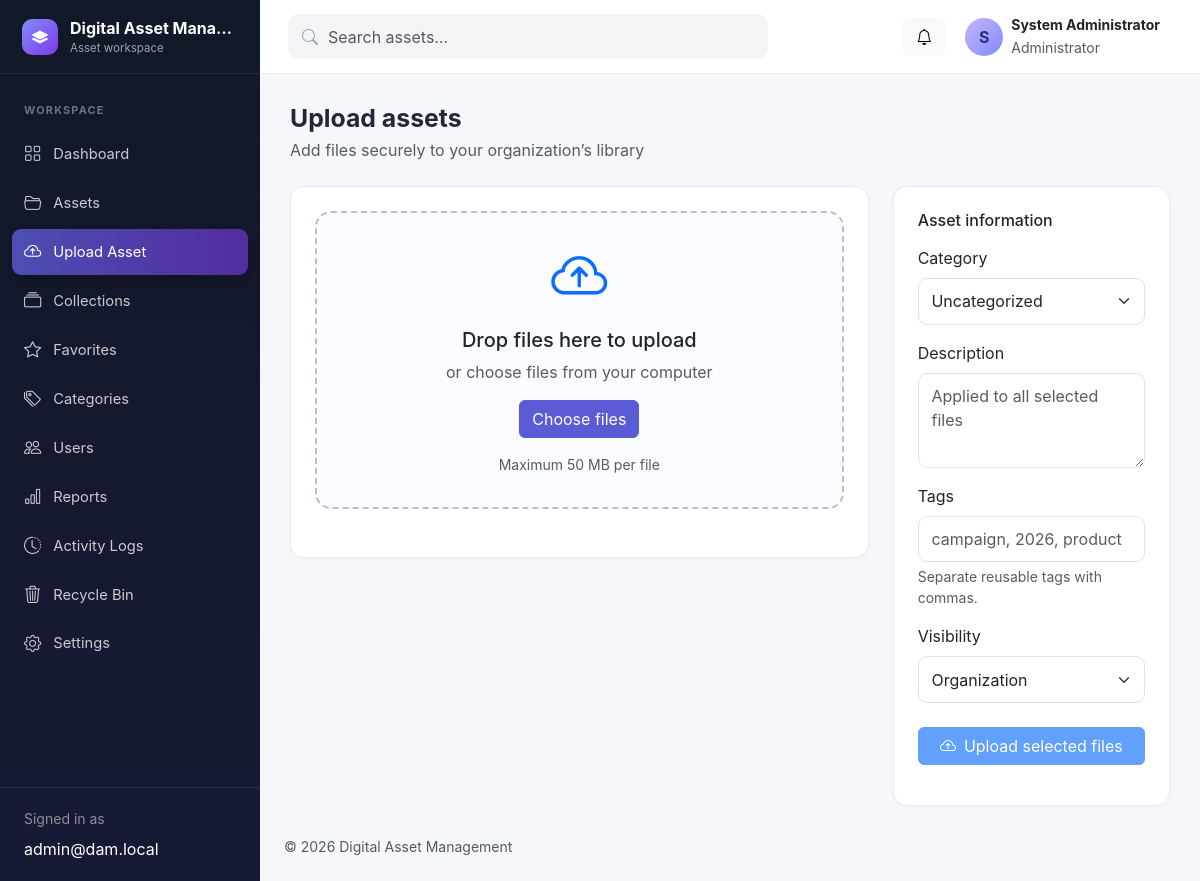
The app's page /upload.php (signed in) with its own data.
### tables this page shows
CREATE TABLE users (
  id INT UNSIGNED AUTO_INCREMENT PRIMARY KEY,
  role_id TINYINT UNSIGNED NOT NULL,
  name VARCHAR(120) NOT NULL,
  email VARCHAR(190) NOT NULL UNIQUE,
  password_hash VARCHAR(255) NOT NULL,
  profile_picture VARCHAR(255) NULL,
  status ENUM('active','disabled') NOT NULL DEFAULT 'active',
  last_login DATETIME NULL,
  failed_login_attempts SMALLINT UNSIGNED NOT NULL DEFAULT 0,
  locked_until DATETIME NULL,
  created_at TIMESTAMP DEFAULT CURRENT_TIMESTAMP,
  updated_at TIMESTAMP DEFAULT CURRENT_TIMESTAMP ON UPDATE CURRENT_TIMESTAMP,
  deleted_at DATETIME NULL,
  INDEX idx_users_role_status (role_id, status),
  CONSTRAINT fk_users_role FOREIGN KEY (role_id) REFERENCES roles(id)
);

CREATE TABLE roles (
  id TINYINT UNSIGNED AUTO_INCREMENT PRIMARY KEY,
  name VARCHAR(50) NOT NULL UNIQUE,
  description VARCHAR(255) NULL,
  created_at TIMESTAMP DEFAULT CURRENT_TIMESTAMP
);

### includes/functions.php (called while the page is built, shortened)
<?php
require_once __DIR__ . '/../config/database.php';
function e(mixed $value): string
{
    return htmlspecialchars((string)$value, ENT_QUOTES | ENT_SUBSTITUTE, 'UTF-8');
}
function url(string $path = ''): string
{
    return BASE_URL . '/' . ltrim($path, '/');
}
function human_file_size(int|float $bytes, int $precision = 1): string
{
    $units = ['B', 'KB', 'MB', 'GB', 'TB'];
    $power = min((int)floor(log($bytes, 1024)), count($units) - 1);
    return round($bytes / (1024 ** $power), $precision) . ' ' . $units[$power];
}
function setting(string $key, mixed $default = null): mixed
{
    static $settings = null;
    if ($settings === null) {
        try {
            $settings = db()->query('SELECT setting_key, setting_value FROM settings')->fetchAll(PDO::FETCH_KEY_PAIR);
        } catch (Throwable) {
            $settings = [];
        }
    }
    return $settings[$key] ?? $default;
}
function max_upload_bytes(): int
{
    return max(1, (int)setting('max_upload_size_mb', '50')) * 1024 * 1024;
}

### config/database.php (called while the page is built, shortened)
<?php
final class Database
{
    private static ?PDO $connection = null;
    public static function connection(): PDO
    {
        if (self::$connection === null) {
            $host = getenv('DAMS_DB_HOST') ?: 'localhost';
            $name = getenv('DAMS_DB_NAME') ?: 'digital_asset_management';
            $user = getenv('DAMS_DB_USER') ?: 'root';
            $pass = getenv('DAMS_DB_PASS') ?: '';
            $dsn = "mysql:host={$host};dbname={$name};charset=utf8mb4";
            self::$connection = new PDO($dsn, $user, $pass, [
                PDO::ATTR_ERRMODE => PDO::ERRMODE_EXCEPTION,
                PDO::ATTR_DEFAULT_FETCH_MODE => PDO::FETCH_ASSOC,
                PDO::ATTR_EMULATE_PREPARES => false,
            ]);
        }
        return self::$connection;
    }
}
function db(): PDO
{
    return Database::connection();
}

### includes/auth.php (called while the page is built, shortened)
<?php
require_once __DIR__ . '/functions.php';
function current_user(): ?array
{
    static $user = false;
    if ($user === false) {
        $stmt = db()->prepare('SELECT u.*, r.name role_name FROM users u JOIN roles r ON r.id=u.role_id WHERE u.id=? AND u.deleted_at IS NULL');
        $stmt->execute([$_SESSION['user_id']]);
        $user = $stmt->fetch() ?: null;
    }
    return is_array($user) ? $user : null;
}
function require_auth(): void
{
    if (!current_user()) {
        $_SESSION['intended_url'] = $_SERVER['REQUEST_URI'] ?? url('dashboard.php');
        flash('warning', 'Please sign in to continue.');
        redirect('login.php');
    }
}
function require_role(string|array $roles): void
{
    require_auth();
}

### upload.php (the view, shortened to what this page needs)
<?php
require_once __DIR__ . '/includes/auth.php'; require_role(['Administrator','Asset Manager']);
$pageTitle='Upload assets'; $pageSubtitle='Add files securely to your organization’s library';
require __DIR__.'/includes/header.php';
?>
<div class="row g-4"><div class="col-xl-8"><div class="card"><div class="card-body p-4"><div id="dropZone" class="drop-zone"><div><i class="bi bi-cloud-arrow-up display-4 text-primary"></i><h2 class="h5 mt-3">Drop files here to upload</h2><p class="text-muted mb-3">or choose files from your computer</p><button type="button" class="btn btn-primary" id="browseButton">Choose files</button><input type="file" id="fileInput" multiple hidden accept="<?=e('.'.implode(',.',allowed_extensions()))?>"><div class="small text-muted mt-3">Maximum <?=e(human_file_size(max_upload_bytes()))?> per file</div></div></div><div id="fileQueue" class="d-grid gap-2 mt-4"></div></div></div></div>
<div class="col-xl-4"><div class="card"><div class="card-body p-4"><h2 class="h6 mb-3">Asset information</h2><div class="mb-3"><label class="form-label">Category</label><select class="form-select" id="category"><option value="">Uncategorized</option><?php foreach($categories as $c):?><option value="<?=$c['id']?>"><?=e($c['name'])?></option><?php endforeach;?></select></div><div class="mb-3"><label class="form-label">Description</label><textarea class="form-control" id="description" rows="3" placeholder="Applied to all selected files"></textarea></div><div class="mb-3"><label class="form-label">Tags</label><input class="form-control" id="tags" placeholder="campaign, 2026, product"><div class="form-text">Separate reusable tags with commas.</div></div><div class="mb-4"><label class="form-label">Visibility</label><select class="form-select" id="visibility"><option value="organization">Organization</option><option value="private">Private</option><option value="public">Public</option></select></div><button class="btn btn-primary w-100" id="uploadButton" disabled><i class="bi bi-cloud-arrow-up me-2"></i>Upload selected files</button><div id="uploadSummary" class="mt-3"></div></div></div></div></div>
<?php
require __DIR__.'/includes/footer.php';
?>

### includes/header.php (shortened to what this page needs)
<?php
$pageTitle = $pageTitle ?? 'Dashboard';
$user = current_user();
$unreadCount = 0;
if ($user) {
    $stmt = db()->prepare('SELECT COUNT(*) FROM notifications WHERE user_id=? AND is_read=0');
    $stmt->execute([$user['id']]);
    $unreadCount = (int)$stmt->fetchColumn();
}
$systemName = setting('system_name', APP_NAME);
?>
<!doctype html>
<html lang="en">
<head>
  <link href="https://cdn.jsdelivr.net/npm/bootstrap@5.3.3/dist/css/bootstrap.min.css" rel="stylesheet">
  <link href="https://cdn.jsdelivr.net/npm/bootstrap-icons@1.11.3/font/bootstrap-icons.min.css" rel="stylesheet">
  <link href="<?= e(url('assets/css/app.css')) ?>" rel="stylesheet">
  <link href="<?= e(url('assets/css/brand.css')) ?>" rel="stylesheet">
</head>
<body>
<?php require __DIR__ . '/sidebar.php'; ?>
<div class="app-shell">
  <header class="topbar navbar navbar-expand bg-white sticky-top">
    <form class="top-search d-none d-md-flex" action="<?= e(url('assets.php')) ?>" method="get">
      <i class="bi bi-search"></i><input name="q" class="form-control" placeholder="Search assets…" value="<?= e($_GET['q'] ?? '') ?>">
    </form>
    <div class="ms-auto d-flex align-items-center gap-2">
      <a class="btn btn-light position-relative" href="<?= e(url('notifications.php')) ?>" aria-label="Notifications">
        <i class="bi bi-bell"></i><?php if ($unreadCount): ?><span class="position-absolute top-0 start-100 translate-middle badge rounded-pill bg-danger"><?= $unreadCount > 99 ? '99+' : $unreadCount ?></span><?php endif; ?>
      </a>
      <div class="dropdown">
        <button class="btn d-flex align-items-center gap-2 border-0" data-bs-toggle="dropdown">
          <span class="avatar"><?php if (!empty($user['profile_picture'])): ?><img src="<?= e(url('profile-image.php?id='.$user['id'])) ?>" alt=""><?php else: ?><?= e(mb_strtoupper(mb_substr($user['name'] ?? 'U', 0, 1))) ?><?php endif; ?></span>
          <span class="text-start d-none d-sm-block"><strong class="d-block small"><?= e($user['name'] ?? '') ?></strong><small class="text-muted"><?= e($user['role_name'] ?? '') ?></small></span>
        </button>
      </div>
    </div>
  </header>
  <main class="content-wrap">
    <div class="d-flex flex-wrap align-items-center justify-content-between gap-3 mb-4">
      <div><h1 class="page-title mb-1"><?= e($pageTitle) ?></h1><?php if (!empty($pageSubtitle)): ?><p class="text-muted mb-0"><?= e($pageSubtitle) ?></p><?php endif; ?></div>
    </div>

### includes/sidebar.php
<?php
$current = basename($_SERVER['PHP_SELF'] ?? '');
$role = $user['role_name'] ?? '';
$nav = [
  ['dashboard.php','bi-grid','Dashboard',true],
  ['assets.php','bi-folder2-open','Assets',true],
  ['upload.php','bi-cloud-arrow-up','Upload Asset',in_array($role,['Administrator','Asset Manager'],true)],
  ['collections.php','bi-collection','Collections',true],
  ['favorites.php','bi-star','Favorites',true],
  ['categories.php','bi-tags','Categories',in_array($role,['Administrator','Asset Manager'],true)],
  ['users.php','bi-people','Users',$role==='Administrator'],
  ['reports.php','bi-bar-chart','Reports',$role==='Administrator'],
  ['activity-logs.php','bi-clock-history','Activity Logs',$role==='Administrator'],
  ['recycle-bin.php','bi-trash3','Recycle Bin',in_array($role,['Administrator','Asset Manager'],true)],
  ['settings.php','bi-gear','Settings',$role==='Administrator'],
];
?>
<aside class="sidebar offcanvas-lg offcanvas-start" tabindex="-1" id="sidebar">
  <div class="sidebar-brand"><span class="brand-mark"><?php if(setting('system_logo')):?><img src="<?=e(url('brand-image.php'))?>" alt=""><?php else:?><i class="bi bi-layers-fill"></i><?php endif;?></span><span><strong><?= e(setting('system_name','DAMS')) ?></strong><small>Asset workspace</small></span><button class="btn-close btn-close-white d-lg-none ms-auto" data-bs-dismiss="offcanvas"></button></div>
  <nav class="sidebar-nav">
    <span class="nav-heading">Workspace</span>
    <?php foreach ($nav as [$file,$icon,$label,$visible]): if (!$visible) continue; ?>
      <a class="nav-link <?= $current===$file ? 'active' : '' ?>" href="<?= e(url($file)) ?>"><i class="bi <?= e($icon) ?>"></i><span><?= e($label) ?></span></a>
    <?php endforeach; ?>
  </nav>
  <div class="sidebar-footer"><div class="small text-white-50 mb-2">Signed in as</div><div class="text-white text-truncate"><?= e($user['email'] ?? '') ?></div></div>
</aside>

### assets/css/app.css (style rules this page uses)
:root { --sidebar:#111827;--sidebar-muted:#9ca3af;--brand:#5b5bd6;--brand-2:#7c3aed;--canvas:#f5f7fb;--card-border:#e7eaf0;--text:#1f2937 }
.btn-primary { --bs-btn-bg:var(--brand);--bs-btn-border-color:var(--brand);--bs-btn-hover-bg:#4949bd;--bs-btn-hover-border-color:#4949bd }
body { background:var(--canvas);color:var(--text);font-family:Inter,ui-sans-serif,system-ui,-apple-system,"Segoe UI",sans-serif }
.sidebar { position:fixed;inset:0 auto 0 0;width:260px;background:linear-gradient(180deg,#111827 0%,#171a35 100%);z-index:1045;display:flex;flex-direction:column }
.sidebar-brand { height:74px;display:flex;align-items:center;gap:12px;padding:0 22px;color:#fff;border-bottom:1px solid rgba(255,255,255,.08) }
.sidebar-brand strong { display:block;max-width:165px;white-space:nowrap;overflow:hidden;text-overflow:ellipsis }
.sidebar-brand small { display:block;color:var(--sidebar-muted);font-size:.72rem }
.brand-mark { display:grid;place-items:center;width:36px;height:36px;background:linear-gradient(135deg,#818cf8,#7c3aed);border-radius:10px }
.sidebar-nav { padding:18px 12px;overflow-y:auto }
.nav-heading { display:block;color:#6b7280;text-transform:uppercase;font-size:.68rem;font-weight:700;letter-spacing:.11em;padding:10px 12px }
.sidebar .nav-link { display:flex;align-items:center;gap:12px;color:#c7cad1;border-radius:9px;padding:10px 12px;margin:3px 0;font-size:.92rem }
.sidebar .nav-link i { font-size:1.08rem }
.sidebar .nav-link.active { background:linear-gradient(90deg,rgba(91,91,214,.8),rgba(124,58,237,.6));color:#fff;box-shadow:0 8px 20px rgba(0,0,0,.2) }
.sidebar-footer { margin-top:auto;padding:20px 24px;border-top:1px solid rgba(255,255,255,.08) }
.app-shell { margin-left:260px;min-height:100vh }
.topbar { height:74px;border-bottom:1px solid var(--card-border);padding:0 28px }
.top-search { position:relative;align-items:center;width:min(480px,45vw) }
.top-search i { position:absolute;left:14px;color:#9ca3af }
.top-search .form-control { padding-left:40px;border:0;background:#f3f4f6;border-radius:10px }
.avatar { width:38px;height:38px;border-radius:50%;display:grid;place-items:center;background:linear-gradient(135deg,#c4b5fd,#818cf8);font-weight:700;color:#312e81;overflow:hidden }
.content-wrap { padding:30px;min-height:calc(100vh - 110px) }
.page-title { font-size:1.55rem;font-weight:700 }
.card { border:1px solid var(--card-border);border-radius:14px;box-shadow:0 2px 7px rgba(17,24,39,.025) }
.drop-zone { border:2px dashed #b8bdd0;border-radius:16px;min-height:250px;display:grid;place-items:center;text-align:center;background:#fafbff;transition:.2s;padding:32px }
.form-control,.form-select { border-color:#dfe2e8;border-radius:9px;padding:.65rem .8rem }

### records on screen
users: email "admin@dam.local", name "S", name "System Administrator", role.name "Administrator"

### other values on screen
setting('system_name','DAMS') "Digital Asset Mana…"
$label "Dashboard"
$label "Assets"
$label "Upload Asset"
$label "Collections"
$label "Favorites"
$label "Categories"
$label "Users"
$label "Reports"
$label "Activity Logs"
$label "Recycle Bin"
$label "Settings"
$pageTitle "Upload assets"
$pageSubtitle "Add files securely to your organization’s library"
human_file_size(max_upload_bytes()) "50 MB"
